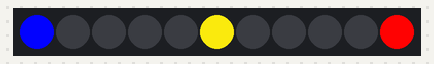
Bench run of a program on a simulated Arduino Nano, built with avr-gcc and run on an emulated ATmega328P. Parts: 11 RGB LEDs in strip order, left to right. Random numbers use the default seed unless the program sets one.

Above: at 1.2 s.
At 7.4 s:
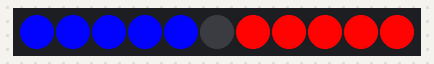
At 14.88 s:
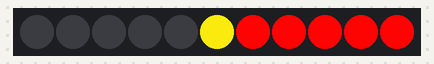
At 16.4 s:
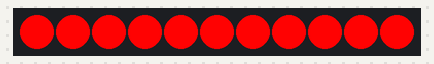
At 25.79 s:
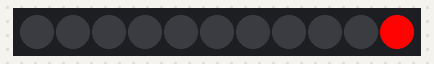
At 34.6 s:
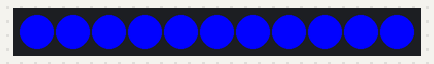

The program:

main.cpp
```cpp
#include <Arduino.h>
#include <FastLED.h>
#include <math.h>
#include <stdio.h>
#include <stdlib.h>
#define NUM_LEDS 11
#define DELAY 100
#define DATA_PIN 12
#define JUMP 400
CRGB leds[NUM_LEDS];

void shiftLeds(){
  for(int i = 0; i < NUM_LEDS-1; i++){
    leds[i+1] = leds[i];
    FastLED.show();
    delay(DELAY);
  }
}


//                                  <DUHA>
void doRainbow(){
  for(int i = 1; i < 256;i+=JUMP){
    shiftLeds();
    leds[0].setRGB(255,i,0);
    FastLED.show();
  }
  for(int i = 255; i >=0; i-=JUMP){
    shiftLeds();
    leds[0].setRGB(i,255,0);
    FastLED.show();
  }
  for(int i = 1; i < 256;i+=JUMP){
    shiftLeds();
    leds[0].setRGB(0,255,i);
    FastLED.show();
  }
  for(int i = 255; i >=0; i-=JUMP){
    shiftLeds();
    leds[0].setRGB(0,i,255);
    FastLED.show();
  }
  for(int i = 1; i < 256;i+=JUMP){
    shiftLeds();
    leds[0].setRGB(i,0,255);
    FastLED.show();
  }
  for(int i = 255; i >=0; i-=JUMP){
    shiftLeds();
    leds[0].setRGB(255,0,i);
    FastLED.show();
  }
}


void clear(){
  for(int i = 0; i<NUM_LEDS;i++){
    leds[i].setRGB(0,0,0);
    FastLED.show();
    delay(100);
  }
}

bool isPrime(int number){
  if(number % 2 == 0){
    return true;
  }
  return false;
}

void leftW(){
  clear();
  delay(500);
  for(int i = 0; i<NUM_LEDS; i++){
    leds[i].setRGB(2,2,255);
    FastLED.show();
    delay(30);
  }
}
void rightW(){
  clear();
  delay(500);
  for(int i = NUM_LEDS-1; i>=0;i--){
    leds[i].setRGB(255,2,2);
    FastLED.show();
    delay(30);
  }
}
void draw(){
  clear();
  delay(500);
  for(int i = 0; i<floor(NUM_LEDS/2); i++){
    leds[i].setRGB(2,2,255);
    leds[NUM_LEDS-1-i].setRGB(255,2,2);
    FastLED.show();
    delay(30);
  }
}

bool Play(int left, int right, int center){
  while(1){
    left += rand() % 2;
    right += rand() % 2;
    for(int i = 0; i < left; i++){
      leds[i].setRGB(2,2,255);
    }
    for(int i = NUM_LEDS-1; i >= NUM_LEDS-right;i--){
      leds[i].setRGB(255,2,2);
    }
    if(left >= center && right >= center){
      draw();
      return true;
    }
    else if(left >= center){
      leftW();
      return true;
    }
    else if(right >= center){
      rightW();
      return true;
    }
    FastLED.show();
    delay(500);
  }
}

//                                  <RACE>
void Race(){
  clear();
  leds[0].setRGB(2,2,255);
  leds[NUM_LEDS-1].setRGB(255,2,2);
  int center = floor(NUM_LEDS/2);
  if(isPrime(NUM_LEDS)){
    leds[center].setRGB(237, 222, 12);
    leds[center-1].setRGB(237, 222, 12);
  }
  else{
    leds[center].setRGB(237, 222, 12);
  }
  FastLED.show();
  int left = 1;
  int right = 1;
  delay(1000);
  Play(left,right,center);
  delay(3000);
}


void setup() {
  // put your setup code here, to run once:
  FastLED.addLeds<WS2812B,DATA_PIN, GRB>(leds, NUM_LEDS);
}

void loop() {
  // put your main code here, to run repeatedly:
  Race();

}
```

Measured:
- what the display in image 0 shows lasts 1.0 s, from 1.1 s to 2.1 s
- what the display in image 1 shows lasts 3.0 s, from 7.4 s to 10.4 s
